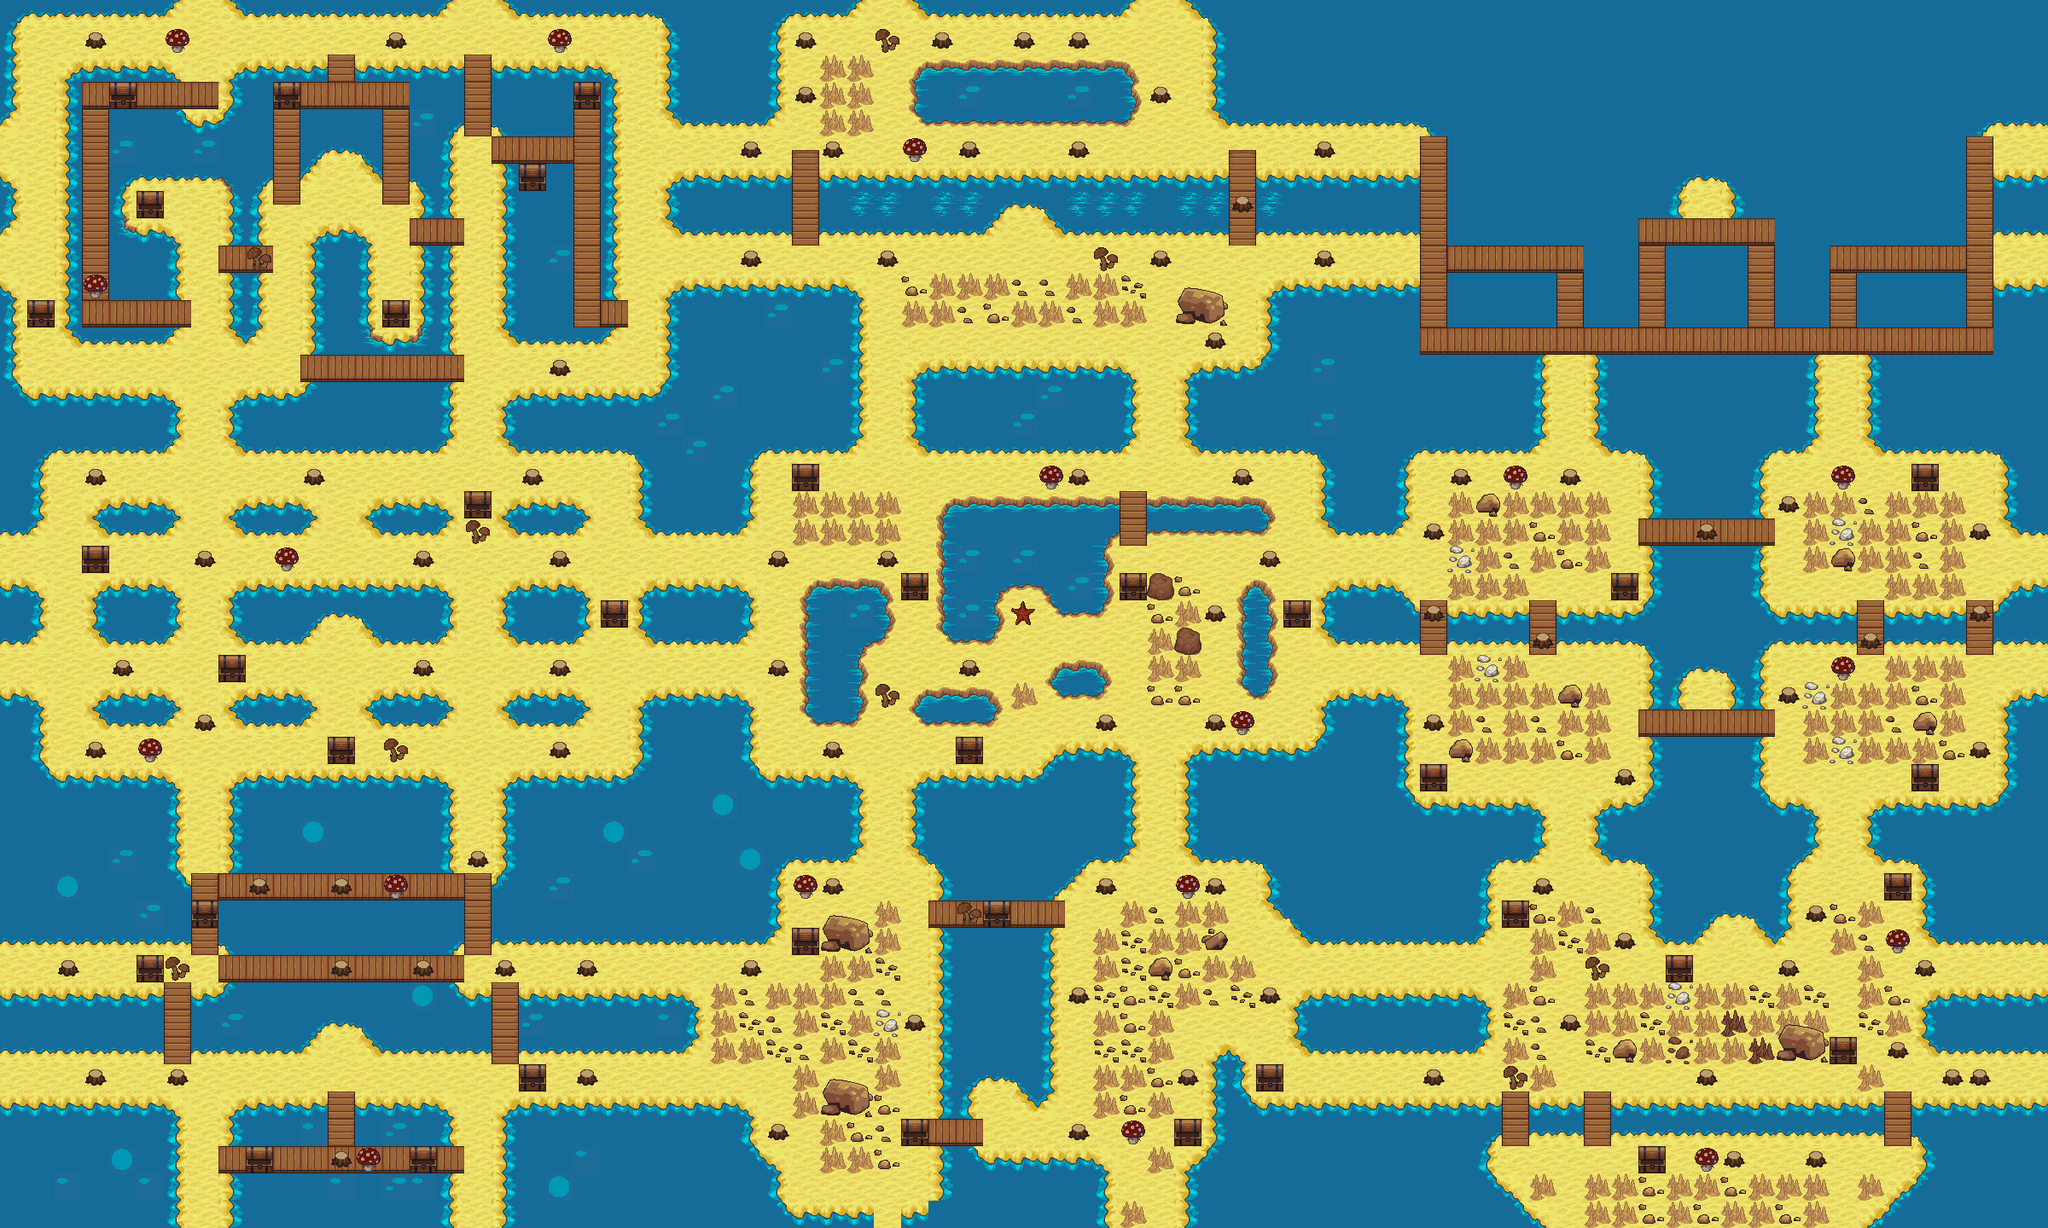

This is a level from a 2D game, rendered from its Tiled map with the project's own tilesets. A one-line summary and the map file follow, with tile-layer data summarised:
An orthogonal 75x45 tile map with 32x32 px tiles, 4 tile layers (details1, details2, details3, data), 1 hidden layer not drawn and 9 objects.

<map version="1.0" orientation="orthogonal" width="75" height="45" tilewidth="32" tileheight="32" backgroundcolor="#000000">
 <tileset firstgid="1" name="terrain_atlas" tilewidth="32" tileheight="32">
  <image source="terrain_atlas.png" width="1024" height="1024" />
  <tile id="267">
   <properties>
    <property name="type" value="respawn" />
   </properties>
  </tile>
  <tile id="414">
   <properties>
    <property name="type" value="path" />
   </properties>
  </tile>
  <tile id="458">
   <properties>
    <property name="type" value="player" />
   </properties>
  </tile>
  <tile id="598">
   <properties>
    <property name="type" value="log3" />
   </properties>
  </tile>
  <tile id="599">
   <properties>
    <property name="type" value="log" />
   </properties>
  </tile>
  <tile id="794">
   <properties>
    <property name="type" value="goal" />
   </properties>
  </tile>
  <tile id="923">
   <properties>
    <property name="kind" value="skel" />
    <property name="type" value="enemy" />
    <property name="vel" value="2.2" />
   </properties>
  </tile>
  <tile id="1018">
   <properties>
    <property name="kind" value="zombie" />
    <property name="type" value="enemy" />
    <property name="vel" value="1.8" />
   </properties>
  </tile>
 </tileset>
 <layer name="details1" width="75" height="45">
  <data>[3375 cells, 3345 non-empty, 18 distinct tile ids]</data>
 </layer>
 <layer name="details2" width="75" height="45">
  <data>[3375 cells, 1433 non-empty, 42 distinct tile ids]</data>
 </layer>
 <layer name="details3" width="75" height="45">
  <data>[3375 cells, 205 non-empty, 10 distinct tile ids]</data>
 </layer>
 <layer name="tiles" width="75" height="45" visible="0">
  <data>[3375 cells, 989 non-empty, 3 distinct tile ids]</data>
 </layer>
 <objectgroup name="boundaries" width="75" height="45">
  <object x="0" y="0" width="800" height="480" />
  <object x="800" y="0" width="800" height="480" />
  <object x="1600" y="0" width="800" height="480" />
  <object x="0" y="480" width="800" height="480" />
  <object x="800" y="480" width="800" height="480" />
  <object x="1600" y="480" width="800" height="480" />
  <object x="1600" y="960" width="800" height="480" />
  <object x="800" y="960" width="800" height="480" />
  <object x="0" y="960" width="800" height="480" />
 </objectgroup>
 <layer name="data" width="75" height="45">
  <data>[3375 cells, 157 non-empty, 5 distinct tile ids]</data>
 </layer>
</map>
